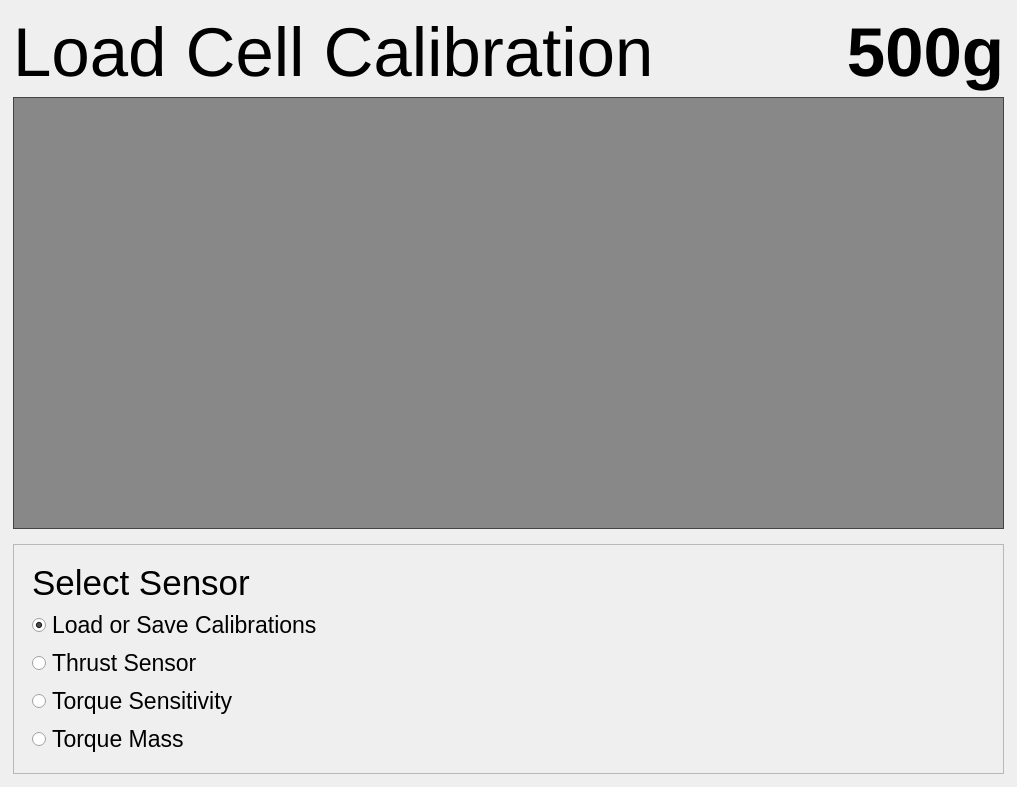
<?xml version="1.0" encoding="UTF-8"?>
<ui version="4.0">
 <class>Form</class>
 <widget class="QWidget" name="Form">
  <property name="geometry">
   <rect>
    <x>0</x>
    <y>0</y>
    <width>1017</width>
    <height>787</height>
   </rect>
  </property>
  <property name="windowTitle">
   <string>Form</string>
  </property>
  <layout class="QVBoxLayout" name="verticalLayout_5">
   <property name="leftMargin">
    <number>13</number>
   </property>
   <property name="topMargin">
    <number>13</number>
   </property>
   <property name="rightMargin">
    <number>13</number>
   </property>
   <property name="bottomMargin">
    <number>13</number>
   </property>
   <item>
    <widget class="QFrame" name="frame_3">
     <property name="frameShape">
      <enum>QFrame::NoFrame</enum>
     </property>
     <property name="frameShadow">
      <enum>QFrame::Raised</enum>
     </property>
     <layout class="QVBoxLayout" name="verticalLayout_2">
      <property name="leftMargin">
       <number>0</number>
      </property>
      <property name="topMargin">
       <number>0</number>
      </property>
      <property name="rightMargin">
       <number>0</number>
      </property>
      <property name="bottomMargin">
       <number>0</number>
      </property>
      <item>
       <widget class="QFrame" name="frame_5">
        <property name="sizePolicy">
         <sizepolicy hsizetype="Preferred" vsizetype="Preferred">
          <horstretch>0</horstretch>
          <verstretch>0</verstretch>
         </sizepolicy>
        </property>
        <property name="frameShape">
         <enum>QFrame::NoFrame</enum>
        </property>
        <property name="frameShadow">
         <enum>QFrame::Raised</enum>
        </property>
        <layout class="QVBoxLayout" name="verticalLayout_4">
         <property name="leftMargin">
          <number>0</number>
         </property>
         <property name="topMargin">
          <number>0</number>
         </property>
         <property name="rightMargin">
          <number>0</number>
         </property>
         <property name="bottomMargin">
          <number>9</number>
         </property>
         <item>
          <widget class="QFrame" name="frame_6">
           <property name="frameShape">
            <enum>QFrame::NoFrame</enum>
           </property>
           <property name="frameShadow">
            <enum>QFrame::Raised</enum>
           </property>
           <layout class="QHBoxLayout" name="horizontalLayout">
            <property name="leftMargin">
             <number>0</number>
            </property>
            <property name="topMargin">
             <number>0</number>
            </property>
            <property name="rightMargin">
             <number>0</number>
            </property>
            <property name="bottomMargin">
             <number>0</number>
            </property>
            <item>
             <widget class="QFrame" name="frame_7">
              <property name="frameShape">
               <enum>QFrame::NoFrame</enum>
              </property>
              <property name="frameShadow">
               <enum>QFrame::Raised</enum>
              </property>
              <layout class="QHBoxLayout" name="horizontalLayout_4">
               <property name="leftMargin">
                <number>0</number>
               </property>
               <property name="topMargin">
                <number>0</number>
               </property>
               <property name="rightMargin">
                <number>0</number>
               </property>
               <property name="bottomMargin">
                <number>0</number>
               </property>
               <item>
                <widget class="QLabel" name="label">
                 <property name="font">
                  <font>
                   <pointsize>52</pointsize>
                  </font>
                 </property>
                 <property name="text">
                  <string>Load Cell Calibration</string>
                 </property>
                </widget>
               </item>
              </layout>
             </widget>
            </item>
            <item>
             <widget class="QLabel" name="currentValue">
              <property name="sizePolicy">
               <sizepolicy hsizetype="Preferred" vsizetype="Preferred">
                <horstretch>0</horstretch>
                <verstretch>3</verstretch>
               </sizepolicy>
              </property>
              <property name="font">
               <font>
                <pointsize>52</pointsize>
                <weight>75</weight>
                <bold>true</bold>
               </font>
              </property>
              <property name="text">
               <string>500g</string>
              </property>
              <property name="alignment">
               <set>Qt::AlignRight|Qt::AlignTrailing|Qt::AlignVCenter</set>
              </property>
             </widget>
            </item>
           </layout>
          </widget>
         </item>
         <item>
          <widget class="PlotWidget" name="plotWidget" native="true">
           <property name="sizePolicy">
            <sizepolicy hsizetype="Expanding" vsizetype="Expanding">
             <horstretch>0</horstretch>
             <verstretch>0</verstretch>
            </sizepolicy>
           </property>
           <property name="autoFillBackground">
            <bool>false</bool>
           </property>
           <property name="styleSheet">
            <string notr="true">background-color: #888;
border: 1px solid #444;</string>
           </property>
          </widget>
         </item>
        </layout>
       </widget>
      </item>
      <item>
       <widget class="QFrame" name="frame_4">
        <property name="sizePolicy">
         <sizepolicy hsizetype="Preferred" vsizetype="Preferred">
          <horstretch>0</horstretch>
          <verstretch>0</verstretch>
         </sizepolicy>
        </property>
        <property name="frameShape">
         <enum>QFrame::StyledPanel</enum>
        </property>
        <property name="frameShadow">
         <enum>QFrame::Raised</enum>
        </property>
        <layout class="QHBoxLayout" name="horizontalLayout_3">
         <item>
          <widget class="QFrame" name="frame">
           <property name="frameShape">
            <enum>QFrame::NoFrame</enum>
           </property>
           <property name="frameShadow">
            <enum>QFrame::Raised</enum>
           </property>
           <layout class="QVBoxLayout" name="verticalLayout">
            <item>
             <widget class="QLabel" name="label_2">
              <property name="font">
               <font>
                <pointsize>26</pointsize>
                <weight>50</weight>
                <bold>false</bold>
               </font>
              </property>
              <property name="text">
               <string>Select Sensor</string>
              </property>
             </widget>
            </item>
            <item>
             <widget class="QRadioButton" name="radioButton_2">
              <property name="font">
               <font>
                <pointsize>17</pointsize>
               </font>
              </property>
              <property name="text">
               <string>Load or Save Calibrations</string>
              </property>
              <property name="checked">
               <bool>true</bool>
              </property>
              <attribute name="buttonGroup">
               <string notr="true">sensorSelectGroup</string>
              </attribute>
             </widget>
            </item>
            <item>
             <widget class="QRadioButton" name="radioButton_3">
              <property name="font">
               <font>
                <pointsize>17</pointsize>
               </font>
              </property>
              <property name="text">
               <string>Thrust Sensor</string>
              </property>
              <property name="checked">
               <bool>false</bool>
              </property>
              <attribute name="buttonGroup">
               <string notr="true">sensorSelectGroup</string>
              </attribute>
             </widget>
            </item>
            <item>
             <widget class="QRadioButton" name="radioButton">
              <property name="font">
               <font>
                <pointsize>17</pointsize>
               </font>
              </property>
              <property name="text">
               <string>Torque Sensitivity</string>
              </property>
              <attribute name="buttonGroup">
               <string notr="true">sensorSelectGroup</string>
              </attribute>
             </widget>
            </item>
            <item>
             <widget class="QRadioButton" name="radioButton_4">
              <property name="font">
               <font>
                <pointsize>17</pointsize>
               </font>
              </property>
              <property name="text">
               <string>Torque Mass</string>
              </property>
              <attribute name="buttonGroup">
               <string notr="true">sensorSelectGroup</string>
              </attribute>
             </widget>
            </item>
           </layout>
          </widget>
         </item>
         <item>
          <widget class="QFrame" name="buttonContainer">
           <property name="sizePolicy">
            <sizepolicy hsizetype="MinimumExpanding" vsizetype="Preferred">
             <horstretch>0</horstretch>
             <verstretch>0</verstretch>
            </sizepolicy>
           </property>
           <property name="frameShape">
            <enum>QFrame::NoFrame</enum>
           </property>
           <property name="frameShadow">
            <enum>QFrame::Raised</enum>
           </property>
           <layout class="QHBoxLayout" name="horizontalLayout_2">
            <property name="leftMargin">
             <number>0</number>
            </property>
            <property name="topMargin">
             <number>0</number>
            </property>
            <property name="rightMargin">
             <number>0</number>
            </property>
            <property name="bottomMargin">
             <number>0</number>
            </property>
           </layout>
          </widget>
         </item>
        </layout>
       </widget>
      </item>
     </layout>
    </widget>
   </item>
  </layout>
 </widget>
 <customwidgets>
  <customwidget>
   <class>PlotWidget</class>
   <extends>QWidget</extends>
   <header>pyqtgraph</header>
   <container>1</container>
  </customwidget>
 </customwidgets>
 <resources/>
 <connections/>
 <buttongroups>
  <buttongroup name="sensorSelectGroup"/>
 </buttongroups>
</ui>
